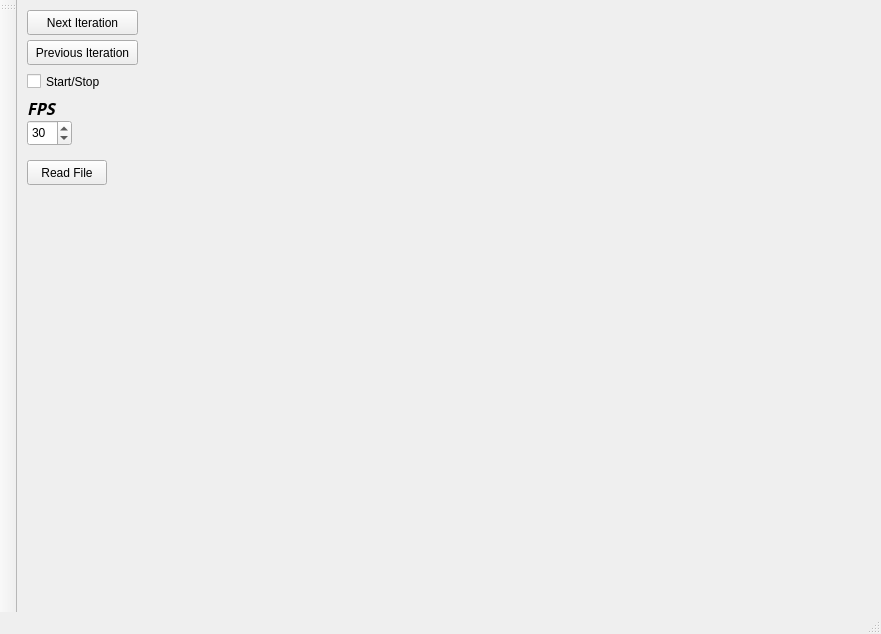
<?xml version="1.0" encoding="UTF-8"?>
<ui version="4.0">
 <class>MainWindow</class>
 <widget class="QMainWindow" name="MainWindow">
  <property name="geometry">
   <rect>
    <x>0</x>
    <y>0</y>
    <width>881</width>
    <height>634</height>
   </rect>
  </property>
  <property name="windowTitle">
   <string>MainWindow</string>
  </property>
  <widget class="QWidget" name="centralWidget">
   <widget class="QPushButton" name="nextIterationButton">
    <property name="geometry">
     <rect>
      <x>10</x>
      <y>10</y>
      <width>111</width>
      <height>25</height>
     </rect>
    </property>
    <property name="text">
     <string>Next Iteration</string>
    </property>
   </widget>
   <widget class="QPushButton" name="previousIterationButton">
    <property name="geometry">
     <rect>
      <x>10</x>
      <y>40</y>
      <width>111</width>
      <height>25</height>
     </rect>
    </property>
    <property name="text">
     <string>Previous Iteration</string>
    </property>
   </widget>
   <widget class="QSpinBox" name="fpsChanger">
    <property name="geometry">
     <rect>
      <x>10</x>
      <y>120</y>
      <width>45</width>
      <height>26</height>
     </rect>
    </property>
    <property name="minimum">
     <number>1</number>
    </property>
    <property name="value">
     <number>30</number>
    </property>
   </widget>
   <widget class="QLabel" name="label">
    <property name="geometry">
     <rect>
      <x>10</x>
      <y>100</y>
      <width>54</width>
      <height>17</height>
     </rect>
    </property>
    <property name="font">
     <font>
      <family>Noto Sans Adlam</family>
      <pointsize>12</pointsize>
      <weight>75</weight>
      <italic>true</italic>
      <bold>true</bold>
     </font>
    </property>
    <property name="text">
     <string>FPS</string>
    </property>
   </widget>
   <widget class="QPushButton" name="readFileButton">
    <property name="geometry">
     <rect>
      <x>10</x>
      <y>160</y>
      <width>80</width>
      <height>25</height>
     </rect>
    </property>
    <property name="text">
     <string>Read File</string>
    </property>
   </widget>
   <widget class="QCheckBox" name="startStopCheck">
    <property name="geometry">
     <rect>
      <x>10</x>
      <y>70</y>
      <width>82</width>
      <height>23</height>
     </rect>
    </property>
    <property name="text">
     <string>Start/Stop</string>
    </property>
   </widget>
  </widget>
  <widget class="QMenuBar" name="menuBar">
   <property name="geometry">
    <rect>
     <x>0</x>
     <y>0</y>
     <width>881</width>
     <height>22</height>
    </rect>
   </property>
  </widget>
  <widget class="QToolBar" name="mainToolBar">
   <attribute name="toolBarArea">
    <enum>LeftToolBarArea</enum>
   </attribute>
   <attribute name="toolBarBreak">
    <bool>false</bool>
   </attribute>
  </widget>
  <widget class="QStatusBar" name="statusBar"/>
 </widget>
 <layoutdefault spacing="6" margin="11"/>
 <resources/>
 <connections/>
</ui>
